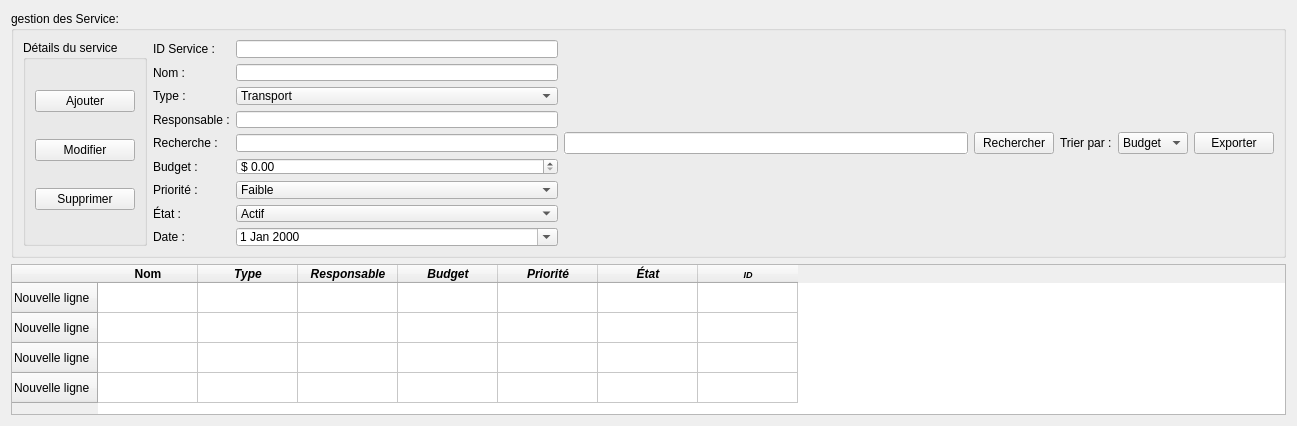
<?xml version="1.0" encoding="UTF-8"?>
<ui version="4.0">
 <class>ServiceWindow</class>
 <widget class="QWidget" name="ServiceWindow">
  <property name="geometry">
   <rect>
    <x>0</x>
    <y>0</y>
    <width>1297</width>
    <height>426</height>
   </rect>
  </property>
  <layout class="QVBoxLayout" name="verticalLayout">
   <item>
    <widget class="QGroupBox" name="groupSearch">
     <property name="minimumSize">
      <size>
       <width>220</width>
       <height>220</height>
      </size>
     </property>
     <property name="styleSheet">
      <string notr="true"/>
     </property>
     <property name="title">
      <string>gestion des Service:</string>
     </property>
     <layout class="QHBoxLayout" name="horizontalLayout">
      <item>
       <widget class="QGroupBox" name="groupDetails">
        <property name="title">
         <string>Détails du service</string>
        </property>
        <layout class="QHBoxLayout" name="horizontalLayout_2">
         <item>
          <layout class="QVBoxLayout" name="verticalLayoutButtons">
           <item>
            <widget class="QPushButton" name="btn_add">
             <property name="text">
              <string>Ajouter</string>
             </property>
            </widget>
           </item>
           <item>
            <widget class="QPushButton" name="btn_modify">
             <property name="text">
              <string>Modifier</string>
             </property>
            </widget>
           </item>
           <item>
            <widget class="QPushButton" name="btn_delete">
             <property name="text">
              <string>Supprimer</string>
             </property>
            </widget>
           </item>
          </layout>
         </item>
        </layout>
       </widget>
      </item>
      <item>
       <layout class="QFormLayout" name="formLayout">
        <item row="0" column="0">
         <widget class="QLabel" name="label_id">
          <property name="text">
           <string>ID Service :</string>
          </property>
         </widget>
        </item>
        <item row="0" column="1">
         <widget class="QLineEdit" name="lineEdit_id">
          <property name="readOnly">
           <bool>true</bool>
          </property>
         </widget>
        </item>
        <item row="1" column="0">
         <widget class="QLabel" name="label_name">
          <property name="text">
           <string>Nom :</string>
          </property>
         </widget>
        </item>
        <item row="1" column="1">
         <widget class="QLineEdit" name="lineEdit_name"/>
        </item>
        <item row="3" column="0">
         <widget class="QLabel" name="label_type">
          <property name="text">
           <string>Type :</string>
          </property>
         </widget>
        </item>
        <item row="3" column="1">
         <widget class="QComboBox" name="combo_type">
          <item>
           <property name="text">
            <string>Transport</string>
           </property>
          </item>
          <item>
           <property name="text">
            <string>Propreté</string>
           </property>
          </item>
          <item>
           <property name="text">
            <string>Éclairage</string>
           </property>
          </item>
          <item>
           <property name="text">
            <string>Eau</string>
           </property>
          </item>
          <item>
           <property name="text">
            <string>Santé</string>
           </property>
          </item>
          <item>
           <property name="text">
            <string>Sécurité</string>
           </property>
          </item>
         </widget>
        </item>
        <item row="4" column="0">
         <widget class="QLabel" name="label_resp">
          <property name="text">
           <string>Responsable :</string>
          </property>
         </widget>
        </item>
        <item row="4" column="1">
         <widget class="QLineEdit" name="lineEdit_responsable"/>
        </item>
        <item row="5" column="0">
         <widget class="QLabel" name="label_search">
          <property name="text">
           <string>Recherche :</string>
          </property>
         </widget>
        </item>
        <item row="7" column="0">
         <widget class="QLabel" name="label_budget">
          <property name="text">
           <string>Budget :</string>
          </property>
         </widget>
        </item>
        <item row="7" column="1">
         <widget class="QDoubleSpinBox" name="spin_budget">
          <property name="prefix">
           <string>$ </string>
          </property>
          <property name="maximum">
           <double>100000000.000000000000000</double>
          </property>
         </widget>
        </item>
        <item row="8" column="0">
         <widget class="QLabel" name="label_priority">
          <property name="text">
           <string>Priorité :</string>
          </property>
         </widget>
        </item>
        <item row="9" column="0">
         <widget class="QLabel" name="label_state">
          <property name="text">
           <string>État :</string>
          </property>
         </widget>
        </item>
        <item row="9" column="1">
         <widget class="QComboBox" name="combo_state">
          <item>
           <property name="text">
            <string>Actif</string>
           </property>
          </item>
          <item>
           <property name="text">
            <string>En attente</string>
           </property>
          </item>
          <item>
           <property name="text">
            <string>Suspendu</string>
           </property>
          </item>
         </widget>
        </item>
        <item row="10" column="0">
         <widget class="QLabel" name="label_date">
          <property name="text">
           <string>Date :</string>
          </property>
         </widget>
        </item>
        <item row="10" column="1">
         <widget class="QDateEdit" name="dateEdit_date">
          <property name="calendarPopup">
           <bool>true</bool>
          </property>
         </widget>
        </item>
        <item row="5" column="1">
         <widget class="QLineEdit" name="lineEdit"/>
        </item>
        <item row="8" column="1">
         <widget class="QComboBox" name="combo_priority">
          <item>
           <property name="text">
            <string>Faible</string>
           </property>
          </item>
          <item>
           <property name="text">
            <string>Moyen</string>
           </property>
          </item>
          <item>
           <property name="text">
            <string>Élevé</string>
           </property>
          </item>
         </widget>
        </item>
       </layout>
      </item>
      <item>
       <widget class="QLineEdit" name="lineEdit_search">
        <property name="autoFillBackground">
         <bool>true</bool>
        </property>
       </widget>
      </item>
      <item>
       <widget class="QPushButton" name="btn_search">
        <property name="text">
         <string>Rechercher</string>
        </property>
       </widget>
      </item>
      <item>
       <widget class="QLabel" name="label_sort">
        <property name="text">
         <string>Trier par :</string>
        </property>
       </widget>
      </item>
      <item>
       <widget class="QComboBox" name="combo_sort">
        <item>
         <property name="text">
          <string>Budget</string>
         </property>
        </item>
        <item>
         <property name="text">
          <string>Priorité</string>
         </property>
        </item>
        <item>
         <property name="text">
          <string>État</string>
         </property>
        </item>
       </widget>
      </item>
      <item>
       <widget class="QPushButton" name="btn_export">
        <property name="text">
         <string>Exporter</string>
        </property>
       </widget>
      </item>
     </layout>
    </widget>
   </item>
   <item>
    <widget class="QTableWidget" name="tableServices">
     <property name="minimumSize">
      <size>
       <width>220</width>
       <height>50</height>
      </size>
     </property>
     <property name="autoFillBackground">
      <bool>true</bool>
     </property>
     <property name="styleSheet">
      <string notr="true">


</string>
     </property>
     <property name="rowCount">
      <number>4</number>
     </property>
     <property name="columnCount">
      <number>7</number>
     </property>
     <row>
      <property name="text">
       <string>Nouvelle ligne</string>
      </property>
     </row>
     <row>
      <property name="text">
       <string>Nouvelle ligne</string>
      </property>
     </row>
     <row>
      <property name="text">
       <string>Nouvelle ligne</string>
      </property>
     </row>
     <row>
      <property name="text">
       <string>Nouvelle ligne</string>
      </property>
     </row>
     <column>
      <property name="text">
       <string>Nom</string>
      </property>
      <property name="font">
       <font>
        <bold>true</bold>
       </font>
      </property>
      <property name="background">
       <color alpha="114">
        <red>162</red>
        <green>212</green>
        <blue>250</blue>
       </color>
      </property>
     </column>
     <column>
      <property name="text">
       <string>Type</string>
      </property>
      <property name="font">
       <font>
        <italic>true</italic>
        <bold>true</bold>
       </font>
      </property>
      <property name="background">
       <color alpha="114">
        <red>162</red>
        <green>212</green>
        <blue>250</blue>
       </color>
      </property>
     </column>
     <column>
      <property name="text">
       <string>Responsable</string>
      </property>
      <property name="font">
       <font>
        <italic>true</italic>
        <bold>true</bold>
       </font>
      </property>
      <property name="background">
       <color alpha="114">
        <red>162</red>
        <green>212</green>
        <blue>250</blue>
       </color>
      </property>
     </column>
     <column>
      <property name="text">
       <string>Budget</string>
      </property>
      <property name="font">
       <font>
        <italic>true</italic>
        <bold>true</bold>
       </font>
      </property>
      <property name="background">
       <color alpha="114">
        <red>162</red>
        <green>212</green>
        <blue>250</blue>
       </color>
      </property>
     </column>
     <column>
      <property name="text">
       <string>Priorité</string>
      </property>
      <property name="font">
       <font>
        <italic>true</italic>
        <bold>true</bold>
       </font>
      </property>
      <property name="background">
       <color alpha="114">
        <red>162</red>
        <green>212</green>
        <blue>250</blue>
       </color>
      </property>
     </column>
     <column>
      <property name="text">
       <string>État</string>
      </property>
      <property name="font">
       <font>
        <italic>true</italic>
        <bold>true</bold>
       </font>
      </property>
      <property name="background">
       <color>
        <red>0</red>
        <green>0</green>
        <blue>127</blue>
       </color>
      </property>
     </column>
     <column>
      <property name="text">
       <string>ID</string>
      </property>
      <property name="font">
       <font>
        <pointsize>7</pointsize>
        <italic>true</italic>
        <bold>true</bold>
        <underline>false</underline>
       </font>
      </property>
      <property name="background">
       <color>
        <red>0</red>
        <green>0</green>
        <blue>127</blue>
       </color>
      </property>
     </column>
    </widget>
   </item>
  </layout>
 </widget>
 <resources/>
 <connections/>
</ui>
